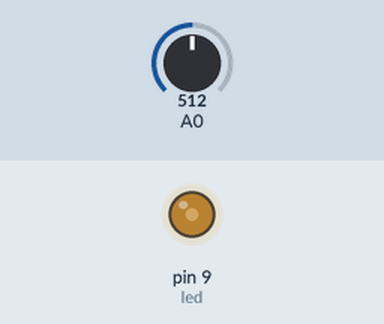
This sketch was run on a simulated Arduino Uno, built with avr-gcc and run on an emulated ATmega328P. Shown: output pins drawn as LEDs (lit = HIGH). Inputs (shaded band) come from the test bench; at power-on: A0 = 512.

Above: at 1.2 s.
1.3 s: A0 set to 716
At 2.5 s:
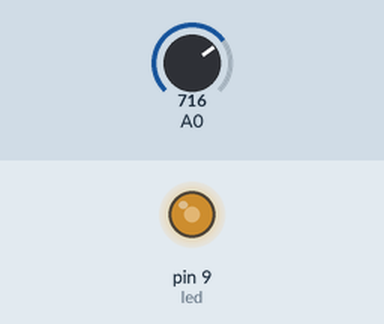
2.8 s: A0 set to 1023
At 3.7 s:
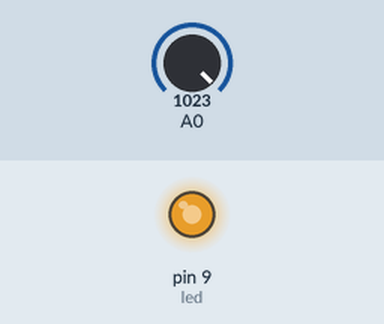
4.3 s: A0 set to 306
At 4.8 s:
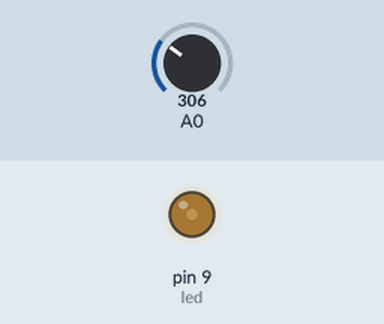
5.8 s: A0 set to 0
At 7.0 s:
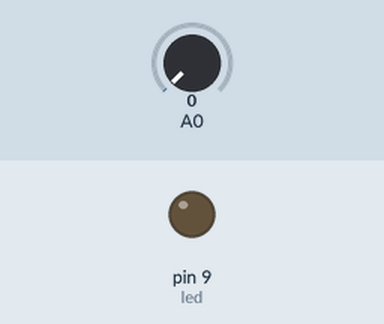
7.3 s: A0 set to 511
At 8.3 s:
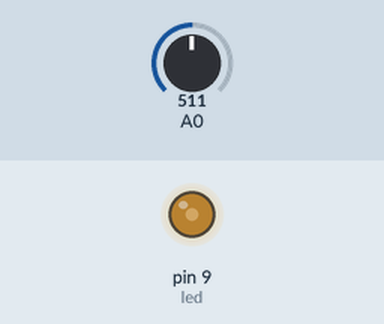
Timing chart, 0 to 9.8 s (numbered marks = the images above; inputs shaded):
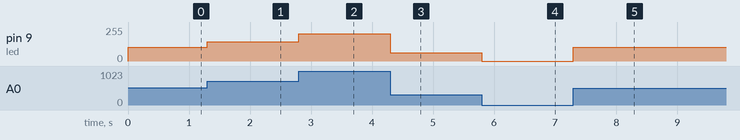

Measured:
- after the input at 1.3 s, pin 9 (led): 102/255 → 143/255 at once
- after the input at 2.8 s, pin 9 (led): 143/255 → 204/255 at once
- after the input at 4.3 s, pin 9 (led): 204/255 → 61/255 at once
- after the input at 5.8 s, pin 9 (led): 61/255 → 0/255 at once
- after the input at 7.3 s, pin 9 (led): 0/255 → 102/255 at once

The sketch:

led_potentionmeter.ino
```cpp
int led = 9;

void setup() {
}

void loop()  {
  int potenValue = analogRead(A0);
   analogWrite(led, potenValue/5);
}
```
